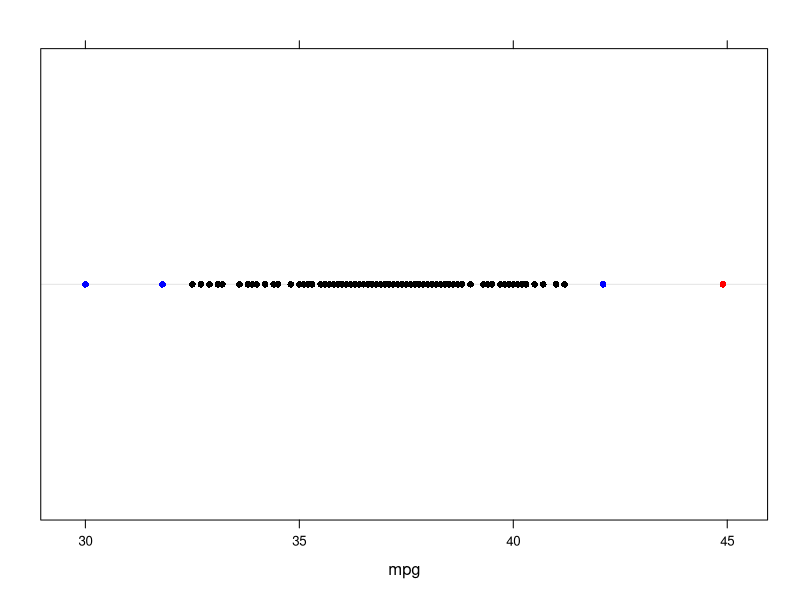
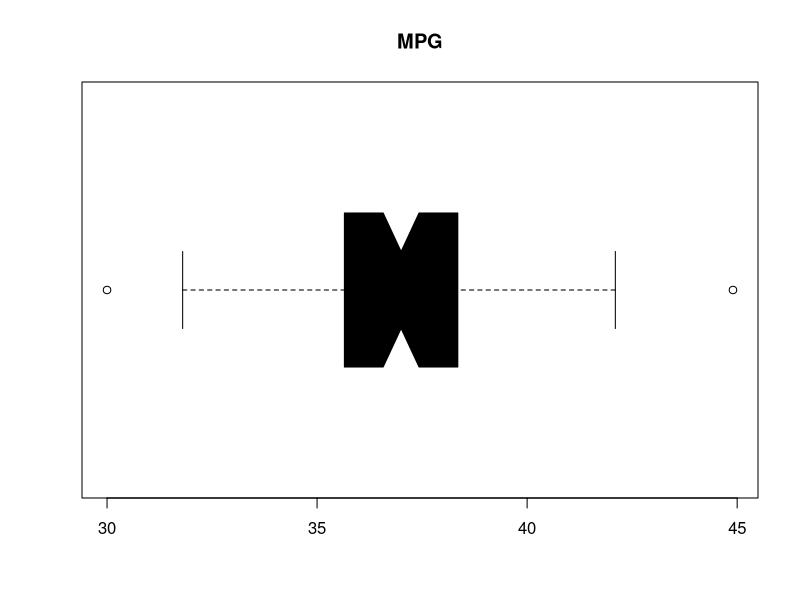

Here is the R script that generated these plots, in order:
## ---- chunk 1
knitr::opts_chunk$set(echo = TRUE)
## ---- chunk 2
getwd()
## ---- chunk 3
EPAGAS <- read.csv(file = "EPAGAS.csv")
head(EPAGAS)
## ---- chunk 4
mpg <- EPAGAS$MPG

z <- (mpg-mean(mpg))/sd(mpg)

mean(z)

sd(z)
sd(z)^2


mpg[abs(z) >= 2 & abs(z) <= 3]

mpg[abs(z) > 3]
## ---- chunk 5
library(lattice)

mycol <- ifelse(abs(z)>3, "Red",
        ifelse(abs(z)>=2 &abs(z)<=3,"Blue", "Black"))  

mypch <- ifelse(abs(z)>3, 20,
        ifelse(abs(z)>=2 &abs(z)<=3,21, 22))

dotplot(mpg,col=mycol)
## ---- chunk 6
boxplot(mpg, col = "black", main = "MPG", horizontal = TRUE, notch = TRUE)
## ---- chunk 7
samp <- length(mpg)
(samp * 3)/4
## ---- chunk 8
cheb <- mpg[abs(z) <= 2]
length(cheb)
## ---- chunk 9
cheb <- mpg[abs(z) <= 1]
length(cheb)

cheb <- mpg[abs(z) <= 3]
length(cheb)
